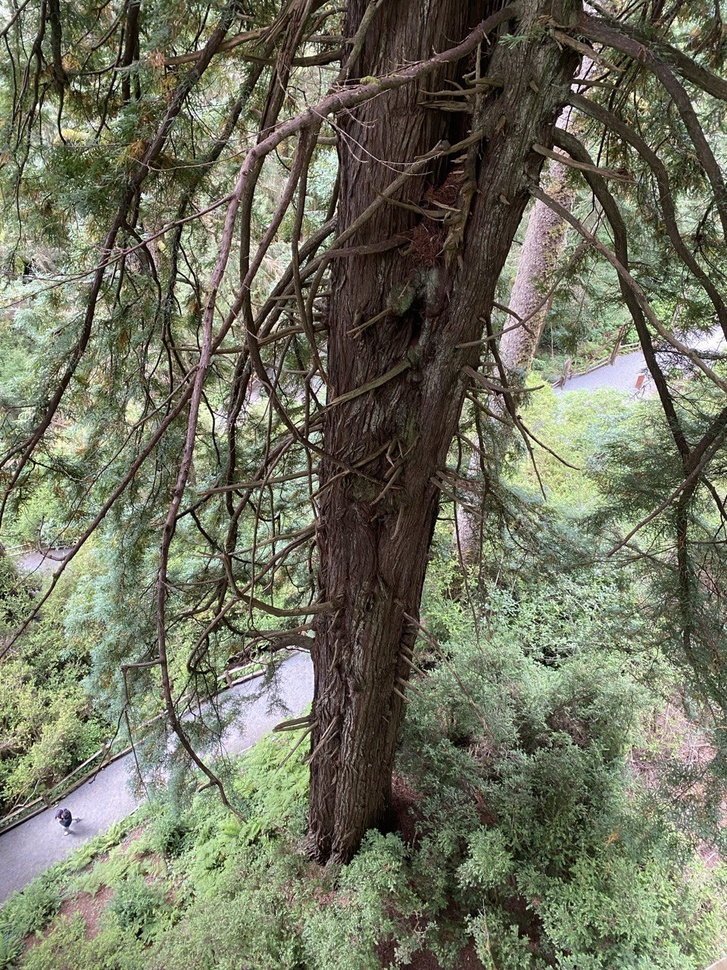
#> input picture Image_brown/image_gr1.jpg, 727 x 970 px, shrunk from 960 x 1280 before the run, given in place of block.jpg, which was not available
$ jupyter execute 'location of block.ipynb'
#> lines starting #> are read from the running program, lines starting #| are printed output that depends on the picture; pictures that were not available may be replaced by others from this repository, and a replacement may not be noted
[cell 1]
import cv2
import numpy as np

[cell 2]
# Load the block and full images
block = cv2.imread("C:\\Users\\vishn\\Downloads\\block.jpg")
#> block is the input picture: shape (970, 727, 3); mean B, G, R 93.9, 113, 111
full_image = cv2.imread("C:\\Users\\vishn\\Downloads\\full_image.jpg")
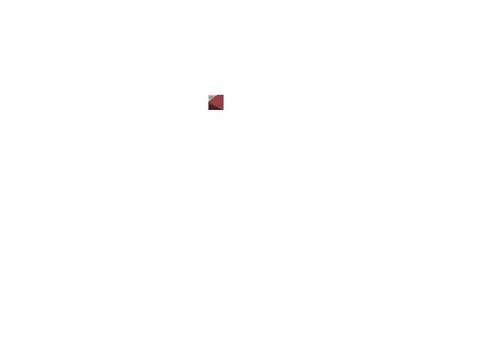
#> input picture Location of Block/full_image.jpg, 485 x 364 px, shrunk from 640 x 480 before the run, found by its file name
#> full_image is the input picture: shape (364, 485, 3); mean B, G, R 254.8, 254.8, 254.8

[cell 3]
# Convert images to grayscale
block_gray = cv2.cvtColor(block, cv2.COLOR_BGR2GRAY)
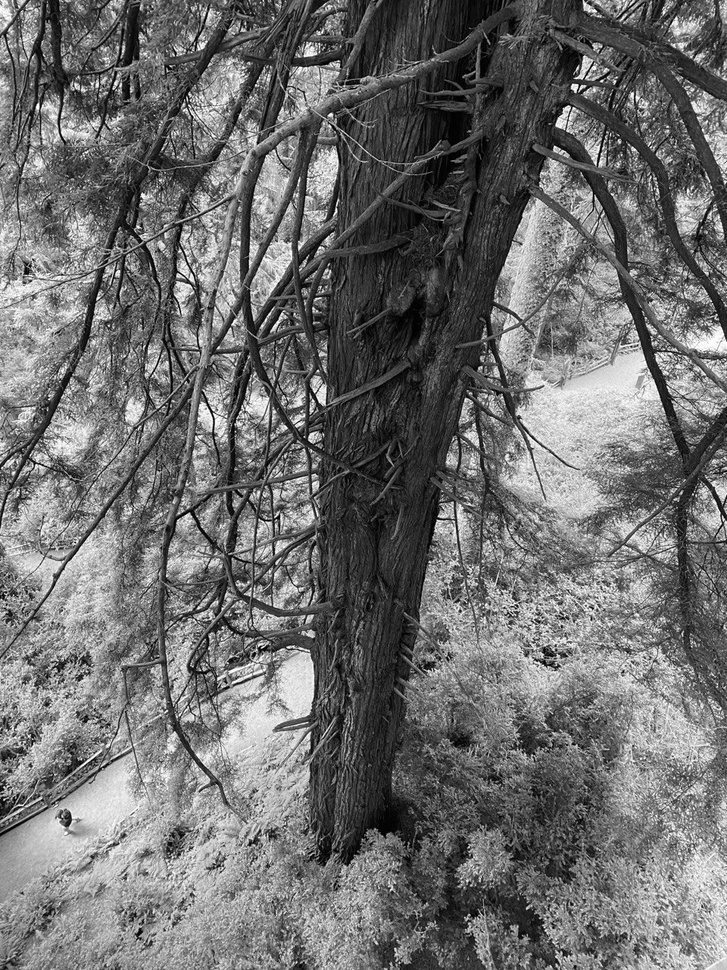
#> block_gray: shape (970, 727); min 0, max 255, mean 110.2
full_image_gray = cv2.cvtColor(full_image, cv2.COLOR_BGR2GRAY)

[cell 4]
# Perform template matching
result = cv2.matchTemplate(full_image_gray, block_gray, cv2.TM_CCOEFF_NORMED)
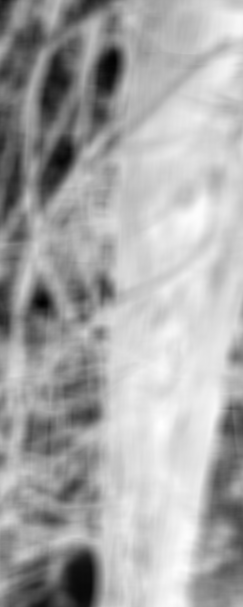
#> result: shape (607, 243) float32; min -0.0726, max 0.055, mean 0.0121; drawn with min black and max white

# Find the best match location
min_val, max_val, min_loc, max_loc = cv2.minMaxLoc(result)
#> min_val = -0.0726; max_val = 0.055; min_loc = (42, 302); max_loc = (161, 426)

[cell 5]
# Draw a rectangle around the matched region
h, w = block_gray.shape
#> h = 970; w = 727
top_left = max_loc
#> top_left = (161, 426)
bottom_right = (top_left[0] + w, top_left[1] + h)
#> bottom_right = (888, 1396)

# Draw the rectangle on the full image
cv2.rectangle(full_image, top_left, bottom_right, (0, 0, 255), 2)

[cell 6]
# Save the result image to a file instead of displaying it
cv2.imwrite("C:\\Users\\vishn\\Downloads\\detected_block_output.jpg", full_image)

# Print the location of the block
print(f"Block detected at top-left: {top_left}, bottom-right: {bottom_right}") #Block found at: Top-left: (x, y), Bottom-right: (x+w, y+h)
#| Block detected at top-left: (161, 426), bottom-right: (888, 1396)

print("Block detected and saved as 'detected_block_output.jpg'")
